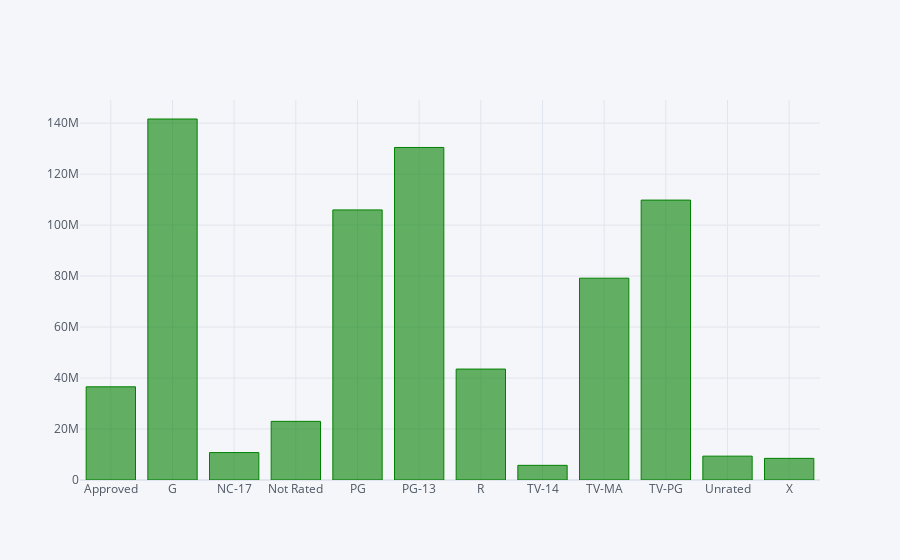

The cell this chart's notebook holds for it:
### Code cell
by_rating_mean['gross'].iplot(kind='bar',color='green')
# we see here that movies rated G gross more money than any other movie rating
#although movies rated R are released more but they dont bring in the highest gross

### Figure 1 — Plotly figure (JSON) as saved in the notebook; plotly's stock layout.template omitted (floating-point values rounded to 4 significant figures)
{"data": [{"marker": {"color": "rgba(0, 128, 0, 0.6)", "line": {"color": "rgba(0, 128, 0, 1.0)", "width": 1}}, "name": "gross", "orientation": "v", "text": "", "type": "bar", "x": ["Approved", "G", "NC-17", "Not Rated", "PG", "PG-13", "R", "TV-14", "TV-MA", "TV-PG", "Unrated", "X"], "y": [36565280, 141600000.0, 10760000.0, 23010000.0, 106000000.0, 130500000.0, 43520000.0, 5756185, 79170000.0, 109800000.0, 9357000.0, 8486000.0]}], "layout": {"legend": {"bgcolor": "#F5F6F9", "font": {"color": "#4D5663"}}, "paper_bgcolor": "#F5F6F9", "plot_bgcolor": "#F5F6F9", "title": {"font": {"color": "#4D5663"}}, "xaxis": {"gridcolor": "#E1E5ED", "showgrid": true, "tickfont": {"color": "#4D5663"}, "title": {"font": {"color": "#4D5663"}, "text": ""}, "zerolinecolor": "#E1E5ED"}, "yaxis": {"gridcolor": "#E1E5ED", "showgrid": true, "tickfont": {"color": "#4D5663"}, "title": {"font": {"color": "#4D5663"}, "text": ""}, "zerolinecolor": "#E1E5ED"}}}
